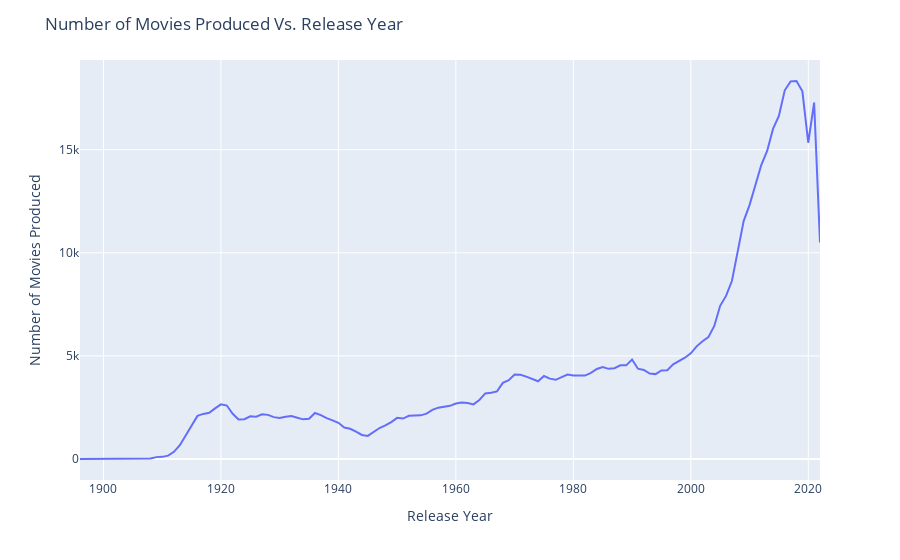

Source (notebook cell):
### Markdown cell above
## 1. How has the amount of movies released over time changed?

Let's take `merged_df` and consider all movies with a valid release year before 2023 since most movies have not yet been released or announced. We group all movies by their start year and count the number of occurences.

### Code cell
fig = px.line((merged_df.loc[(merged_df['startYear'] != np.nan) & (merged_df['startYear'] < 2023)]).groupby('startYear').count(),
        y = 'titleType')
fig.update_layout(title = 'Number of Movies Produced Vs. Release Year', xaxis_title = 'Release Year', yaxis_title='Number of Movies Produced')

### Figure 1 — Plotly figure (JSON) as saved in the notebook; plotly's stock layout.template omitted (floating-point values rounded to 4 significant figures)
{"data": [{"hovertemplate": "startYear=%{x}<br>titleType=%{y}<extra></extra>", "legendgroup": "", "line": {"color": "#636efa", "dash": "solid"}, "marker": {"symbol": "circle"}, "mode": "lines", "name": "", "orientation": "v", "showlegend": false, "type": "scatter", "x": [1896, 1897, 1898, 1899, 1900, 1901, 1902, 1903, 1904, 1905, 1906, 1907, 1908, 1909, 1910, 1911, 1912, 1913, 1914, 1915, 1916, 1917, 1918, 1919, 1920, 1921, 1922, 1923, 1924, 1925, 1926, 1927, 1928, 1929, 1930, 1931, 1932, 1933, 1934, 1935, 1936, 1937, 1938, 1939, 1940, 1941, 1942, 1943, 1944, 1945, 1946, 1947, 1948, 1949, 1950, 1951, 1952, 1953, 1954, 1955, 1956, 1957, 1958, 1959, 1960, 1961, 1962, 1963, 1964, 1965, 1966, 1967, 1968, 1969, 1970, 1971, 1972, 1973, 1974, 1975, 1976, 1977, 1978, 1979, 1980, 1981, 1982, 1983, 1984, 1985, 1986, 1987, 1988, 1989, 1990, 1991, 1992, 1993, 1994, 1995, 1996, 1997, 1998, 1999, 2000, 2001, 2002, 2003, 2004, 2005, 2006, 2007, 2008, 2009, 2010, 2011, 2012, 2013, 2014, 2015, 2016, 2017, 2018, 2019, 2020, 2021, 2022], "xaxis": "x", "y": [1, 1, 7, 8, 6, 7, 4, 3, 2, 18, 23, 15, 21, 92, 105, 165, 348, 672, 1156, 1633, 2093, 2188, 2245, 2456, 2652, 2594, 2192, 1918, 1929, 2072, 2050, 2166, 2141, 2031, 1989, 2054, 2082, 2005, 1923, 1949, 2231, 2126, 1980, 1876, 1758, 1530, 1465, 1328, 1166, 1120, 1305, 1504, 1627, 1791, 1998, 1961, 2096, 2098, 2117, 2198, 2380, 2491, 2534, 2579, 2690, 2738, 2714, 2648, 2866, 3183, 3211, 3278, 3695, 3819, 4095, 4086, 3995, 3896, 3772, 4024, 3897, 3840, 3962, 4096, 4052, 4048, 4048, 4176, 4368, 4465, 4373, 4405, 4542, 4543, 4827, 4381, 4316, 4142, 4117, 4293, 4309, 4589, 4751, 4913, 5123, 5464, 5709, 5912, 6454, 7428, 7910, 8631, 10079, 11540, 12314, 13285, 14258, 14938, 16007, 16637, 17881, 18313, 18331, 17832, 15337, 17281, 10497], "yaxis": "y"}], "layout": {"legend": {"tracegroupgap": 0}, "margin": {"t": 60}, "title": {"text": "Number of Movies Produced Vs. Release Year"}, "xaxis": {"anchor": "y", "domain": [0, 1], "title": {"text": "Release Year"}}, "yaxis": {"anchor": "x", "domain": [0, 1], "title": {"text": "Number of Movies Produced"}}}}
